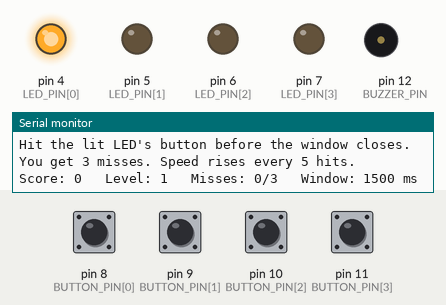
Simulated run of this sketch. Board: Arduino Uno, built with avr-gcc and run on an emulated ATmega328P. Shown: output pins drawn as LEDs (lit = HIGH), buzzer (waves = sounding), the last lines printed to the serial monitor. The inputs (shaded band) are chosen by the test bench; at power-on: pin 8 (BUTTON_PIN[0]), pin 9 (BUTTON_PIN[1]), pin 10 (BUTTON_PIN[2]), pin 11 (BUTTON_PIN[3]) HIGH. Random numbers use the default seed unless the sketch sets one.

Above: at 1.3 s.
1.4 s: pin 9 (BUTTON_PIN[1]) pulled LOW for 0.15 s
At 2.3 s:
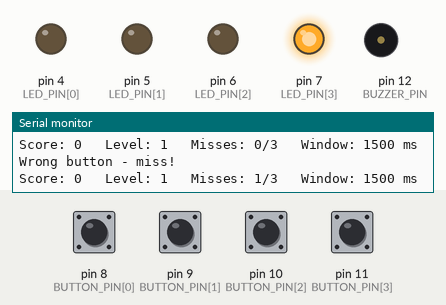
4.5 s: pin 10 (BUTTON_PIN[2]) pulled LOW for 0.15 s
At 8.3 s:
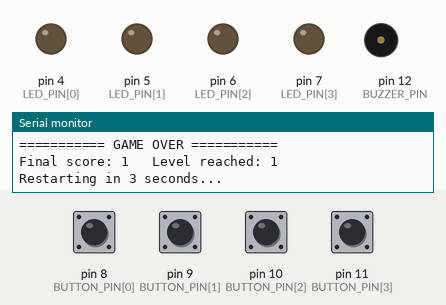
10.6 s: pin 8 (BUTTON_PIN[0]) pulled LOW for 0.15 s
At 11.1 s:
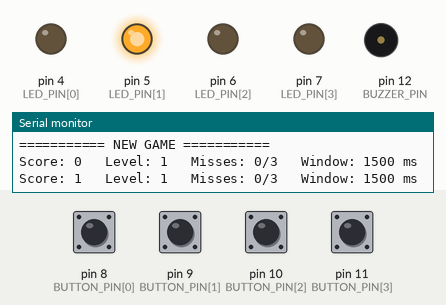
13.7 s: pin 8 (BUTTON_PIN[0]) pulled LOW for 1 s
Timing chart, 0 to 32.4 s (numbered marks = the images above; inputs shaded):
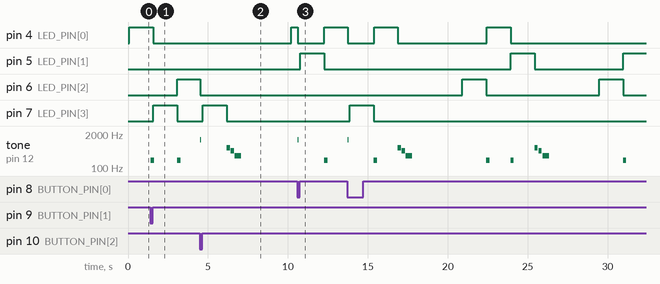

Measured:
- by itself, pin 6 (LED_PIN[2]): alternates HIGH for 1.5 s and LOW for 7.0 s
- by itself, tone on pin 12 (BUZZER_PIN): plays 1200 Hz for 0.06 s, 200 Hz for 0.20 s, 600 Hz for 0.20 s, 450 Hz for 0.20 s, 300 Hz for 0.40 s, 200 Hz for 0.20 s … (11 notes in this stretch)

The sketch:

Whack-a-Button-Game.ino
```cpp
// 056 - Whack-a-Button Game
// A random LED lights up and you have a shrinking time window to press its
// matching button. Every hit raises your score; miss three times and the game
// is over. The level (and therefore the speed) increases as you score.
// Board: Arduino Uno
//
// Wiring:
//   4 LEDs -> pins 4, 5, 6 and 7 (anode to the pin through a 220 ohm resistor,
//             cathode to GND)
//   4 buttons -> pins 8, 9, 10 and 11 (each button shorts its pin to GND,
//             internal pull-ups are enabled)
//   Passive buzzer (+) -> pin 12, buzzer (-) -> GND

// ------------------------------ Pin constants ------------------------------
const byte TARGET_COUNT = 4;
const byte LED_PIN[TARGET_COUNT] = {4, 5, 6, 7};        // the targets that light up
const byte BUTTON_PIN[TARGET_COUNT] = {8, 9, 10, 11};   // the matching whack buttons
const byte BUZZER_PIN = 12;                             // hit / miss / game-over sounds

// ------------------------------ Game constants -----------------------------
const byte MISSES_TO_END = 3;         // three misses finish the game
const byte HITS_PER_LEVEL = 5;        // every 5 hits the level goes up
const unsigned long START_WINDOW_MS = 1500;  // time allowed for the first target
const unsigned long MIN_WINDOW_MS = 600;     // fastest window, no matter how high the level
const unsigned long WINDOW_STEP_MS = 150;    // window shortens by this much per level
const unsigned long DEBOUNCE_MS = 30;
const int HIT_TONE_HZ = 1200;
const int MISS_TONE_HZ = 200;

// ------------------------------ Game state ---------------------------------
int score = 0;            // hits landed
int level = 1;            // speed level, rises every HITS_PER_LEVEL hits
byte misses = 0;          // misses so far (ends the game at MISSES_TO_END)
int activeTarget = -1;    // which LED is lit (-1 = none)
bool targetActive = false;
unsigned long targetStartAt = 0;
unsigned long targetWindowMs = START_WINDOW_MS;

// Button debounce state
bool buttonRaw[TARGET_COUNT];
bool buttonStable[TARGET_COUNT];
unsigned long buttonLastChange[TARGET_COUNT];

// Returns the index (0-3) of the button just pressed, or -1 if none
int readButtonPress(unsigned long now) {
  int found = -1;

  for (byte i = 0; i < TARGET_COUNT; i++) {
    bool reading = digitalRead(BUTTON_PIN[i]);  // LOW = pressed

    if (reading != buttonRaw[i]) {
      buttonRaw[i] = reading;
      buttonLastChange[i] = now;
    }

    if ((now - buttonLastChange[i]) >= DEBOUNCE_MS && reading != buttonStable[i]) {
      buttonStable[i] = reading;
      if (buttonStable[i] == LOW && found == -1) found = i;
    }
  }
  return found;
}

void clearTargets() {
  for (byte i = 0; i < TARGET_COUNT; i++) digitalWrite(LED_PIN[i], LOW);
}

// How much time the player gets for the current level
unsigned long windowForLevel() {
  long window = (long)START_WINDOW_MS - (long)(level - 1) * WINDOW_STEP_MS;
  if (window < (long)MIN_WINDOW_MS) window = MIN_WINDOW_MS;
  return (unsigned long)window;
}

void printStatus() {
  Serial.print("Score: ");
  Serial.print(score);
  Serial.print("   Level: ");
  Serial.print(level);
  Serial.print("   Misses: ");
  Serial.print(misses);
  Serial.print("/");
  Serial.print(MISSES_TO_END);
  Serial.print("   Window: ");
  Serial.print(targetWindowMs);
  Serial.println(" ms");
}

void spawnTarget(unsigned long now) {
  byte index = random(0, TARGET_COUNT);

  // Never repeat the same target twice in a row - it feels stuck otherwise
  if (index == (byte)activeTarget) index = (index + 1) % TARGET_COUNT;

  activeTarget = index;
  targetActive = true;
  targetStartAt = now;
  targetWindowMs = windowForLevel();

  clearTargets();
  digitalWrite(LED_PIN[index], HIGH);  // light the new target
}

void gameOver() {
  targetActive = false;
  clearTargets();

  // Descending game-over jingle
  tone(BUZZER_PIN, 600, 200);
  delay(250);
  tone(BUZZER_PIN, 450, 200);
  delay(250);
  tone(BUZZER_PIN, 300, 400);
  delay(500);
  noTone(BUZZER_PIN);

  Serial.println("=========== GAME OVER ===========");
  Serial.print("Final score: ");
  Serial.print(score);
  Serial.print("   Level reached: ");
  Serial.println(level);
  Serial.println("Restarting in 3 seconds...");
  delay(3000);

  // Reset everything for a new game
  score = 0;
  level = 1;
  misses = 0;
  Serial.println("=========== NEW GAME ===========");
}

void setup() {
  Serial.begin(9600);
  randomSeed(analogRead(A0));  // seed from noise on A0 so targets differ every run

  for (byte i = 0; i < TARGET_COUNT; i++) {
    pinMode(LED_PIN[i], OUTPUT);
    digitalWrite(LED_PIN[i], LOW);
    pinMode(BUTTON_PIN[i], INPUT_PULLUP);
    buttonRaw[i] = digitalRead(BUTTON_PIN[i]);
    buttonStable[i] = buttonRaw[i];
    buttonLastChange[i] = millis();
  }

  pinMode(BUZZER_PIN, OUTPUT);
  noTone(BUZZER_PIN);

  Serial.println("=== Whack-a-Button Game ===");
  Serial.println("Hit the lit LED's button before the window closes.");
  Serial.println("You get " + String(MISSES_TO_END) + " misses. Speed rises every " +
                 String(HITS_PER_LEVEL) + " hits.");

  spawnTarget(millis());
  printStatus();
}

void loop() {
  unsigned long now = millis();

  int pressed = readButtonPress(now);

  if (targetActive) {
    // --- Did the player press the matching button? ---
    if (pressed >= 0 && pressed == activeTarget) {
      score++;
      tone(BUZZER_PIN, HIT_TONE_HZ, 60);        // short happy beep
      targetActive = false;
      clearTargets();

      int newLevel = (score / HITS_PER_LEVEL) + 1;  // level up every 5 hits
      if (newLevel != level) {
        level = newLevel;
        tone(BUZZER_PIN, HIT_TONE_HZ * 2, 120);  // extra beep on a level change
        Serial.print("LEVEL UP! Now level ");
        Serial.println(level);
      }

      printStatus();
      delay(150);            // tiny pause so one press cannot count twice
      spawnTarget(millis()); // next target right away
      return;
    }

    // Wrong button pressed = a miss
    if (pressed >= 0 && pressed != activeTarget) {
      misses++;
      tone(BUZZER_PIN, MISS_TONE_HZ, 200);  // low buzz for a mistake
      Serial.println("Wrong button - miss!");
      if (misses >= MISSES_TO_END) {
        gameOver();
        spawnTarget(millis());
        printStatus();
        return;
      }
      printStatus();
      delay(150);
      spawnTarget(millis());
      return;
    }

    // --- Time ran out for this target ---
    if (now - targetStartAt >= targetWindowMs) {
      misses++;
      tone(BUZZER_PIN, MISS_TONE_HZ, 200);
      Serial.println("Too slow - miss!");
      targetActive = false;
      clearTargets();

      if (misses >= MISSES_TO_END) {
        gameOver();
        spawnTarget(millis());
        printStatus();
        return;
      }

      printStatus();
      spawnTarget(millis());
      return;
    }
  } else {
    // Safety net: always have a target on screen
    spawnTarget(now);
  }

  // loop() repeats constantly, which is how the time window is measured
}
```
